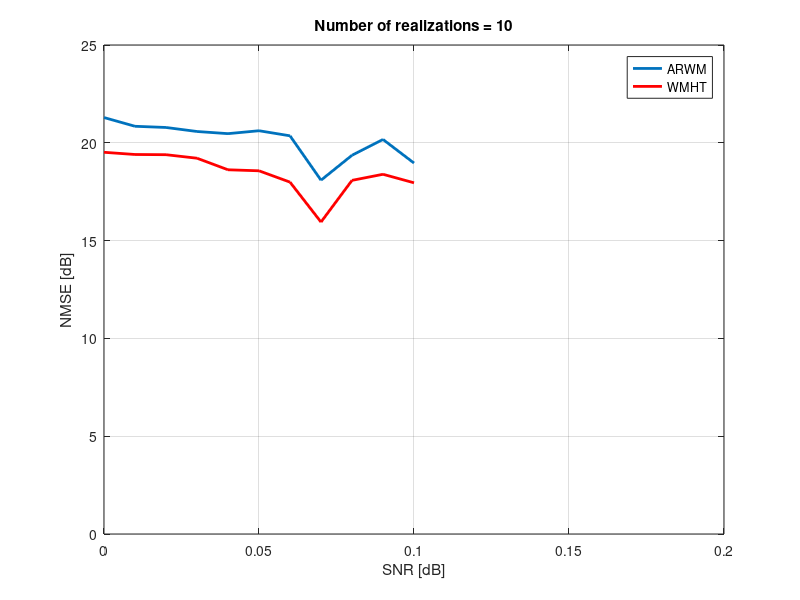

Write MATLAB code to recreate this figure.
close all;
clear all;

gsim_data = load('rsnr_vs_snr_implevel.dat');
gpar_data = load('rsnr_vs_snr_implevel_parameters.dat');

plot(gsim_data(:,1), gsim_data(:,2), 'LineWidth',2);
hold on;
plot(gsim_data(:,1), gsim_data(:,3), 'r','LineWidth',2);
axis([0 0.2 0 25]); grid on;
legend('ARWM','WMHT');
xlabel('SNR [dB]');
ylabel('NMSE [dB]');
title(['Number of realizations = ' num2str(gpar_data(3))]);